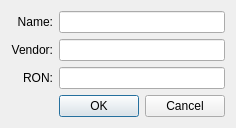
<ui version="4.0" >
 <class>FuelTypeDialog</class>
 <widget class="QDialog" name="FuelTypeDialog" >
  <property name="windowModality" >
   <enum>Qt::ApplicationModal</enum>
  </property>
  <property name="geometry" >
   <rect>
    <x>0</x>
    <y>0</y>
    <width>225</width>
    <height>105</height>
   </rect>
  </property>
  <property name="windowTitle" >
   <string>Add Fuel Type</string>
  </property>
  <layout class="QGridLayout" name="gridLayout" >
   <item row="0" column="0" >
    <widget class="QLabel" name="name_label" >
     <property name="font" >
      <font>
       <weight>50</weight>
       <bold>false</bold>
      </font>
     </property>
     <property name="text" >
      <string>Name:</string>
     </property>
     <property name="alignment" >
      <set>Qt::AlignRight|Qt::AlignTrailing|Qt::AlignVCenter</set>
     </property>
     <property name="buddy" >
      <cstring>name_line_edit</cstring>
     </property>
    </widget>
   </item>
   <item row="0" column="1" >
    <widget class="QLineEdit" name="name_line_edit" />
   </item>
   <item row="1" column="0" >
    <widget class="QLabel" name="vendor_label" >
     <property name="font" >
      <font>
       <weight>50</weight>
       <bold>false</bold>
      </font>
     </property>
     <property name="text" >
      <string>Vendor:</string>
     </property>
     <property name="alignment" >
      <set>Qt::AlignRight|Qt::AlignTrailing|Qt::AlignVCenter</set>
     </property>
     <property name="buddy" >
      <cstring>vendor_line_edit</cstring>
     </property>
    </widget>
   </item>
   <item row="1" column="1" >
    <widget class="QLineEdit" name="vendor_line_edit" />
   </item>
   <item row="2" column="0" >
    <widget class="QLabel" name="ron_label" >
     <property name="font" >
      <font>
       <weight>50</weight>
       <bold>false</bold>
      </font>
     </property>
     <property name="text" >
      <string>RON:</string>
     </property>
     <property name="alignment" >
      <set>Qt::AlignRight|Qt::AlignTrailing|Qt::AlignVCenter</set>
     </property>
     <property name="buddy" >
      <cstring>ron_line_edit</cstring>
     </property>
    </widget>
   </item>
   <item row="2" column="1" >
    <widget class="QLineEdit" name="ron_line_edit" />
   </item>
   <item row="3" column="1" >
    <widget class="QDialogButtonBox" name="buttonBox" >
     <property name="orientation" >
      <enum>Qt::Horizontal</enum>
     </property>
     <property name="standardButtons" >
      <set>QDialogButtonBox::Cancel|QDialogButtonBox::Ok</set>
     </property>
    </widget>
   </item>
  </layout>
 </widget>
 <tabstops>
  <tabstop>name_line_edit</tabstop>
  <tabstop>vendor_line_edit</tabstop>
  <tabstop>ron_line_edit</tabstop>
  <tabstop>buttonBox</tabstop>
 </tabstops>
 <resources/>
 <connections>
  <connection>
   <sender>buttonBox</sender>
   <signal>accepted()</signal>
   <receiver>FuelTypeDialog</receiver>
   <slot>accept()</slot>
   <hints>
    <hint type="sourcelabel" >
     <x>217</x>
     <y>97</y>
    </hint>
    <hint type="destinationlabel" >
     <x>157</x>
     <y>274</y>
    </hint>
   </hints>
  </connection>
  <connection>
   <sender>buttonBox</sender>
   <signal>rejected()</signal>
   <receiver>FuelTypeDialog</receiver>
   <slot>reject()</slot>
   <hints>
    <hint type="sourcelabel" >
     <x>217</x>
     <y>97</y>
    </hint>
    <hint type="destinationlabel" >
     <x>286</x>
     <y>274</y>
    </hint>
   </hints>
  </connection>
 </connections>
</ui>
